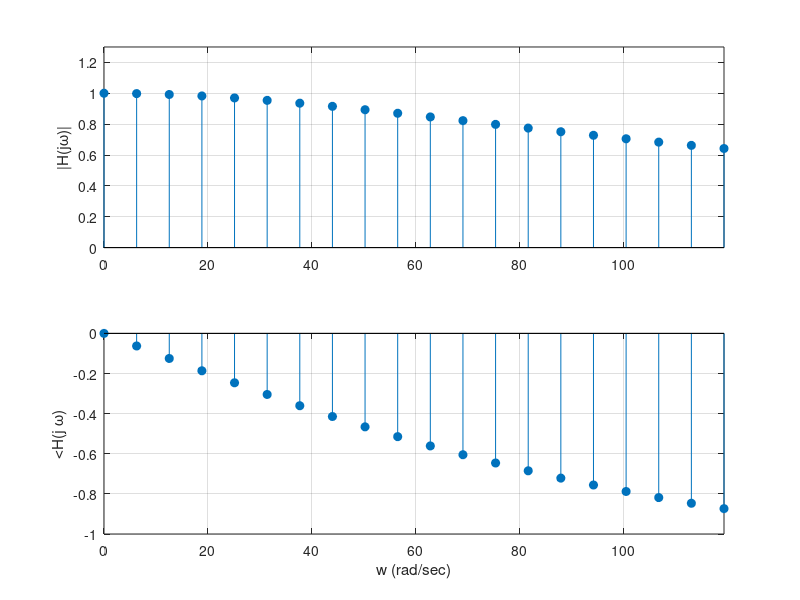
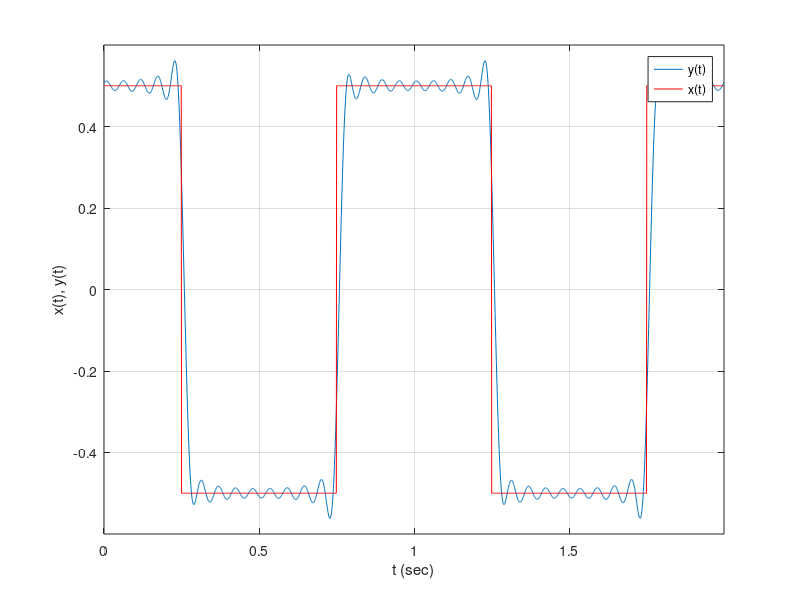

MATLAB code to generate these figures, in order:
%%
% Example 4.14
%
% Filtering of periodic signal
%%
clear all; clf
% Freq response of H(s)=1/(s/scale+1) -- low-pass filter
w0=2*pi;    % fundamental frequency of input
M=20; k=0:M-1; w1=k.*w0;   % harmonic frequencies
H=1./(1+j*w1/100);  Hm=abs(H); Ha=angle(H); % frequency response
figure(1)
subplot(211)
stem(w1,Hm,'filled'); grid; ylabel('|H(j\omega)|')
axis([0 max(w1) 0 1.3])
subplot(212)
stem(w1,Ha,'filled'); grid
axis([0 max(w1) -1 0])
ylabel('<H(j \omega)'); xlabel('w (rad/sec)')

% low-pass filtering
% FS coefficients of input
X(1)=0; % mean value
for k=2:M-1,
    X(k)=sin((k-1)*pi/2)/((k-1)*pi/2);
end
% periodic signal
Ts=0.001; t1=0:Ts:1-Ts;L=length(t1);
x1=[ones(1,L/4) zeros(1,L/2) ones(1,L/4)]; x1=x1-0.5; x=[x1 x1];
% output of filter 
t=0:Ts:2-Ts;
y=X(1)*ones(1,length(t))*Ha(1);
figure(2)
plot(t,y); axis([0 max(t) -.6 .6]); 
for k=2:M-1,
    y=y+X(k)*Hm(k)*cos(w0*(k-1).*t+Ha(k));
    plot(t,y); axis([0 max(t) -.6 .6]); hold on
    plot(t,x,'r'); axis([0 max(t) -0.6 0.6]); grid
    ylabel('x(t), y(t)'); xlabel('t (sec)') ; hold off
    pause(0.1)
end 
legend('y(t)','x(t)')
